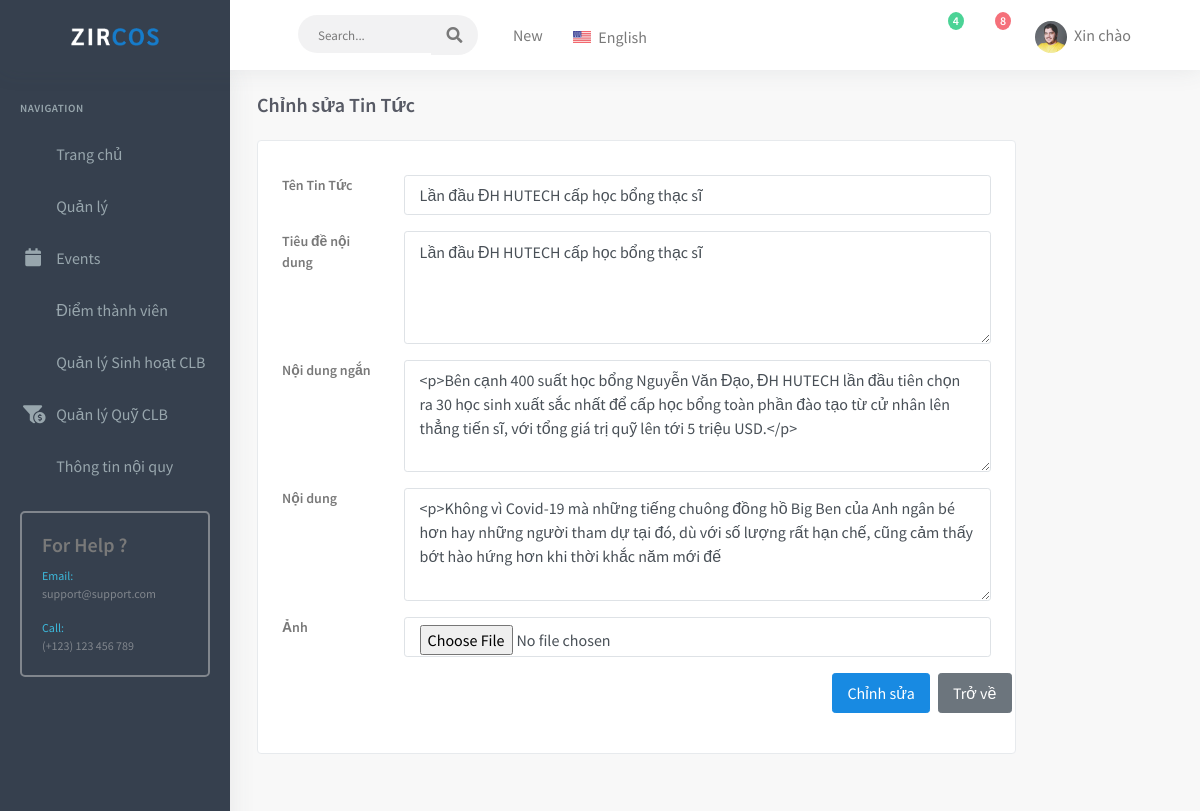
Screenshot of /quanlycaulacbosinhvien-master/admin/NewsForm.php?type=2&news_id=8 (signed in) with the database file from the repository.
### tables this page shows
CREATE TABLE `tbl_news` (
  `news_id` int(11) NOT NULL,
  `nameNews` text NOT NULL,
  `short_content` text NOT NULL,
  `newCreate_at` timestamp NOT NULL DEFAULT current_timestamp() ON UPDATE current_timestamp(),
  `img` varchar(255) NOT NULL,
  `newsContens` text NOT NULL,
  `tieude` text NOT NULL,
  `updated_at` timestamp NULL DEFAULT NULL
);

### quanlycaulacbosinhvien-master/lib/database.php (called while the page is built, shortened)
<?php
  Class Database{
    public $host   = DB_HOST;
    public $user   = DB_USER;
    public $pass   = DB_PASS;
    public $dbname = DB_NAME;
    public $link;
  public function connectDB(){
    $this->link = new mysqli($this->host, $this->user, $this->pass,
      $this->dbname);
  }
  public function select($query){
    $result = $this->link->query($query) or
    die($this->link->error.__LINE__);
    if($result->num_rows > 0){
      return $result->fetch_all();
    }else{
      return false;
    }
  }
  }

### quanlycaulacbosinhvien-master/models/NewsModel.php (called while the page is built, shortened)
<?php
include_once '../lib/database.php';
class NewsModel
{
    private $db;
    public function __construct()
    {
        $this->db = new Database();
    }
    public function show_news_byId($id)
    {
        $query = "SELECT `news_id`, `nameNews`, `short_content`, `newCreate_at`, `img`, `newsContens`, `tieude` FROM `tbl_news` WHERE `news_id` = $id";
        $result = $this->db->select($query);
        return $result;
    }
}

### quanlycaulacbosinhvien-master/admin/NewsForm.php (the view, shortened to what this page needs)
<?php include './inc/header.php'; ?>
<?php include './inc/leftsidemenu.php'; ?>
<?php include '../models/NewsModel.php'; ?>
<?php
$news = new NewsModel();
$news_id = null;
$type = null;
$newsList = null;
if (isset($_GET['type'])) {
    $type = $_GET['type'];
}
if (isset($_GET['news_id'])) {
    $news_id = $_GET['news_id'];
    $newsList = $news->show_news_byId($news_id);
}
?>
<div class="content-page">
    <div class="content">
        <div class="container-fluid">
            <?php
            if ($news_id != null) {
                  $newslist = $news->show_news_byId($news_id);
                if ($newslist != null) {
            ?>
                <div class="row">
                    <div class="col-10">
                        <div class="page-title-box">
                            <h4 class="page-title">Chỉnh sửa Tin Tức</h4>
                        </div>
                    </div>
                </div>
                <div class="row">
                    <div class="col-md-10">
                        <div class="card-box">
                            <form id="basic-form" action="NewsForm.php?news_id=<?php echo $news_id ?>&type=<?php echo $type ?>" method="POST" enctype="multipart/form-data">
                                <div>
                                    <section>
                                        <div class="form-group row">
                                            <label class="col-lg-2 control-label " for="nameNews">Tên Tin Tức</label>
                                            <div class="col-lg-10">
                                                <input class="form-control" name="nameNews" type="text" placeholder="Tên Tin Tức..." required value="<?php echo $newsList[0][1] ?>" />
                                            </div>
                                        </div>
                                        <div class="form-group row">
                                            <label class="col-lg-2 control-label " for="tieude">Tiêu đề nội dung</label>
                                            <div class="col-lg-10">
                                                <textarea class="form-control" name="tieude" rows="4" cols="50" placeholder="Tiêu đề nội dung"><?php echo $newsList[0][6] ?></textarea>
                                            </div>
                                        </div>
                                        <div class="form-group row">
                                            <label class="col-lg-2 control-label " for="short_content">Nội dung ngắn</label>
                                            <div class="col-lg-10">
                                                <textarea class="form-control" name="short_content" rows="4" cols="50" placeholder="Nội dung ngắn"><?php echo $newsList[0][2] ?></textarea>
                                            </div>
                                        </div>
                                        <div class="form-group row">
                                            <label class="col-lg-2 control-label " for="newsContens">Nội dung</label>
                                            <div class="col-lg-10">
                                                <textarea class="form-control" name="newsContens" rows="4" cols="50" placeholder="Nội dung Tin Tức"><?php echo $newsList[0][5] ?></textarea>
                                            </div>
                                        </div>
                                        <div class="form-group row">
                                            <label class="col-lg-2 control-label " for="image">Ảnh</label>
                                            <div class="col-lg-10">
                                                <input class="form-control required" name="image" data-height="300" type="file" value="../uploads/<?php echo $newsList[0][4] ?>" />
                                            </div>
                                        </div>
                                        <div class="form-group row">
                                            <div class="col-sm-8 offset-sm-9">
                                                <button type="submit" class="btn btn-primary waves-effect waves-light">
                                                    Chỉnh sửa
                                                </button>
                                                <button type="reset" class="btn btn-secondary waves-effect ml-1">
                                                    <?php
                                                    if ($type == 1) {
                                                    ?>
                                                        <a href="Newslist.php" style="color:white">Trở về</a>
                                                    <?php
                                                    } else {
                                                    ?>
                                                        <a href="Newslist.php" style="color:white">Trở về</a>
                                                    <?php
                                                    }
                                                    ?>
                                                </button>
                                            </div>
                                        </div>
                                    </section>
                                </div>
                            </form>
                        <?php
                }
                    }
                        ?>
                        </div>
                    </div>
                </div>
                <?php include './inc/footer.php'; ?>

### rows the page displays
tbl_news: nameNews "Lần đầu ĐH HUTECH cấp học bổng thạc sĩ", tieude "Lần đầu ĐH HUTECH cấp học bổng thạc sĩ", short_content "<p>Bên cạnh 400 suất học bổng Nguyễn Văn Đạo, ĐH HUTECH lần đầu tiên chọn ra 30 học sinh xuất sắc nhất để cấp học bổng toàn phần đào tạo từ cử nhân lên thẳng tiến sĩ, với tổng giá trị quỹ lên tới 5 triệu USD.</p>", newsContens "<p>Không vì Covid-19 mà những tiếng chuông đồng hồ Big Ben của Anh ngân bé hơn hay những người tham dự tại đó, dù với số lượng rất hạn chế, cũng cảm thấy bớt hào hứng hơn khi thời khắc năm mới đế"
